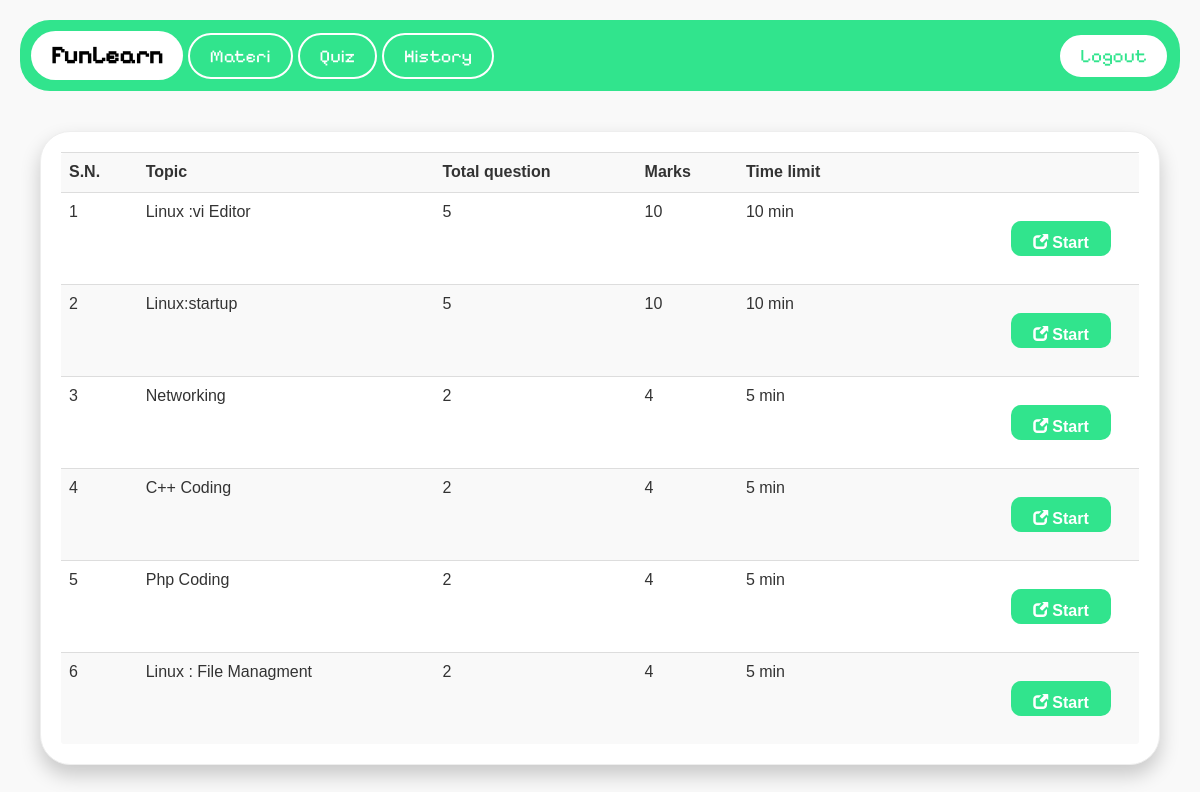
Screenshot of /account.php?q=1 (signed in) with the database file from the repository.
### tables this page shows
CREATE TABLE `quiz` (
  `eid` text NOT NULL,
  `title` varchar(100) NOT NULL,
  `sahi` int(11) NOT NULL,
  `wrong` int(11) NOT NULL,
  `total` int(11) NOT NULL,
  `time` bigint(20) NOT NULL,
  `intro` text NOT NULL,
  `tag` varchar(100) NOT NULL,
  `date` timestamp NOT NULL DEFAULT CURRENT_TIMESTAMP ON UPDATE CURRENT_TIMESTAMP
);

### account.php (the view, shortened to what this page needs)
<?php
include_once 'dbConnection.php';
$nisn = $_SESSION['nisn'];
?>
<!DOCTYPE html PUBLIC "-//W3C//DTD XHTML 1.0 Transitional//EN" "http://www.w3.org/TR/xhtml1/DTD/xhtml1-transitional.dtd">
<html xmlns="http://www.w3.org/1999/xhtml">
<head>
    <link rel="stylesheet" href="css/bootstrap.min.css" />
    <link rel="stylesheet" href="css/bootstrap-theme.min.css" />
    <link rel="stylesheet" href="css/main.css">
    <link rel="stylesheet" href="css/font.css">
    <link href="fonts/PixelifySans-Regular.ttf" rel="stylesheet" type="text/css">
</head>
<body>
    <nav class="navbar">
        <div class="nav-logo">FunLearn</div>
        <div class="nav-links">
            <a href="account.php?q=materi">Materi</a>
            <a href="account.php?q=1">Quiz</a>
            <a href="account.php?q=2">History</a>
        </div>
        <a href="logout.php" class="signout-link" onclick="logoutAndRedirect(); return false;">Logout</a>
    </nav>
    <?php
    if (@$_GET['q'] == 1) {
        $result = mysqli_query($con, "SELECT * FROM quiz ORDER BY date DESC") or die('Error');
        echo '<div class="panel"><div class="table-responsive"><table class="table table-striped title1">
        <tr><td><b>S.N.</b></td><td><b>Topic</b></td><td><b>Total question</b></td><td><b>Marks</b></td><td><b>Time limit</b></td><td></td></tr>';
        $c = 1;
        while ($row = mysqli_fetch_array($result)) {
            $title = $row['title'];
            $total = $row['total'];
            $sahi = $row['sahi'];
            $time = $row['time'];
            $eid = $row['eid'];
            $q12 = mysqli_query($con, "SELECT score FROM history WHERE eid='$eid' AND nisn='$nisn'") or die('Error98');
            $rowcount = mysqli_num_rows($q12);
            if ($rowcount == 0) {
                echo '<tr><td>' . $c++ . '</td><td>' . $title . '</td><td>' . $total . '</td><td>' . $sahi * $total . '</td><td>' . $time . '&nbsp;min</td>
                <td><b><a href="account.php?q=quiz&step=2&eid=' . $eid . '&n=1&t=' . $total . '" class="pull-right btn sub1 btn-start">
                    <span class="glyphicon glyphicon-new-window" aria-hidden="true"></span>&nbsp;<span class="title1"><b class="btn-title">Start</b></span></a></b></td></tr>';
            }
        }
        echo '</table></div></div>';
    }
    ?>
</body>
</html>

### css/main.css (style rules this page uses)
body { overflow-x:hidden; width:100%; font: 15px "Century Gothic", "Times Roman", sans-serif; background:#eee; min-height:550px; background-attachment:fixed; }
.panel { border-color:#eee; margin:40px; padding:20px; font: 15px "Century Gothic", "Times Roman", sans-serif; }
.title1 { font: 16px "Century Gothic", "Times Roman", sans-serif; }
.sub1 { width:90px; color:#202020; background:orange; font-size:15px; height:35px; margin:20px; padding:10px; width:100px; }

### account.php (style rules this page uses)
body { font-family: 'Pixelity Sans', sans-serif; margin: 0; padding: 0; background-color: #f9f9f9; }
.navbar { background-color: #31E48D; border-radius: 30px; margin: 20px; padding: 10px; display: flex; justify-content: space-between; align-items: center; }
.navbar .nav-logo { font-size: 24px; color: black; font-weight: bold; background: white; padding: 10px 20px; border-radius: 25px; cursor: pointer; }
.navbar .nav-links { display: flex; gap: 5px; align-items: center; margin-left: 5px; }
.navbar .nav-links a { color: white; text-decoration: none; font-size: 18px; padding: 10px 20px; border: 2px solid white; border-radius: 30px; transition: background-color 0.3s, color 0.3s; }
.signout-link { background-color: white; color: #31E48D; padding: 10px 20px; border: 2px solid #31E48D; border-radius: 30px; text-decoration: none; transition: background-color 0.3s, color 0.3s; margin-left: auto; font-size: 19px; }
.panel { border-radius: 30px; box-shadow: 0 10px 20px rgba(0, 0, 0, 0.2); }
.btn-start { background-color: #31E48D; color: white; padding: 10px 20px; border-radius: 10px; text-decoration: none; transition: background-color 0.3s; }

### rows the page displays
quiz: title "Linux :vi Editor", total "5", $sahi * $total "10", time "10"
quiz: title "Linux:startup", total "5", $sahi * $total "10", time "10"
quiz: title "Networking", total "2", $sahi * $total "4", time "5"
quiz: title "C++ Coding", total "2", $sahi * $total "4", time "5"
quiz: title "Php Coding", total "2", $sahi * $total "4", time "5"
quiz: title "Linux : File Managment", total "2", $sahi * $total "4", time "5"
